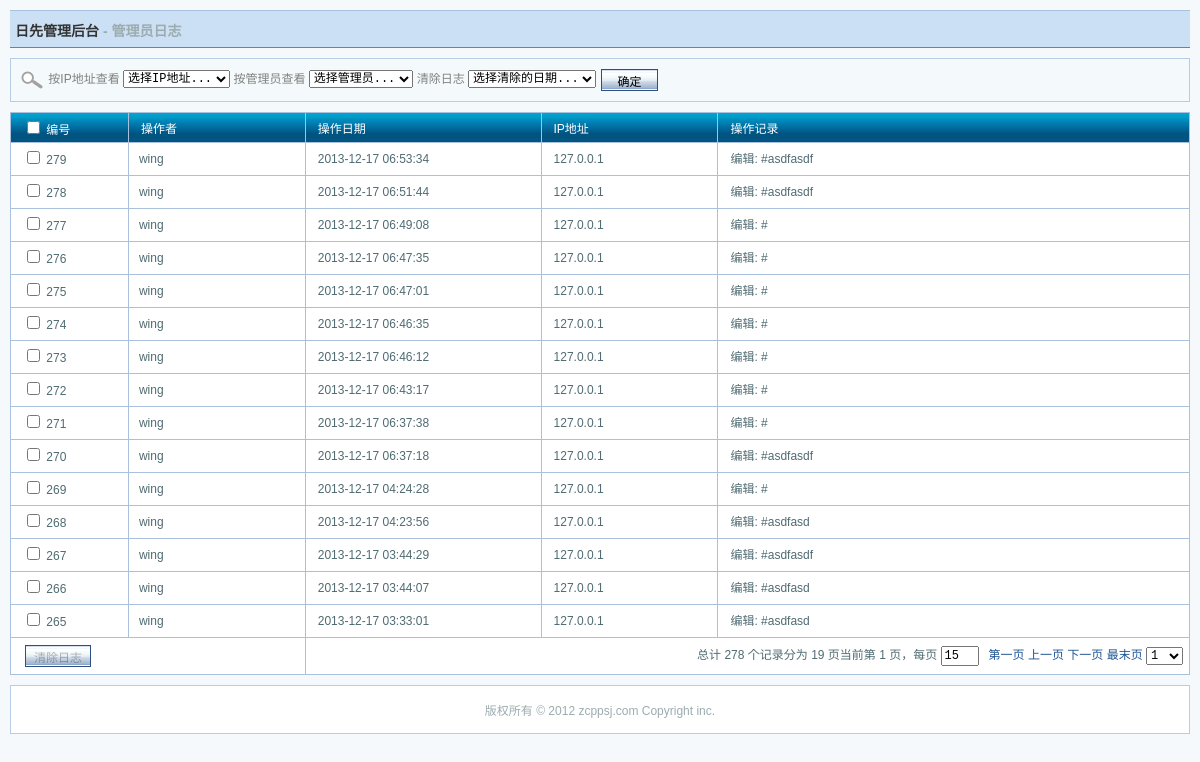
The app's page /admin/admin_logs.php (signed in) with its own data.
### tables this page shows
CREATE TABLE IF NOT EXISTS `sd_admin_log` (
  `log_id` int(10) unsigned NOT NULL AUTO_INCREMENT,
  `log_time` int(10) unsigned NOT NULL DEFAULT '0',
  `user_id` tinyint(3) unsigned NOT NULL DEFAULT '0',
  `log_info` varchar(255) NOT NULL DEFAULT '',
  `ip_address` varchar(15) NOT NULL DEFAULT '',
  PRIMARY KEY (`log_id`),
  KEY `log_time` (`log_time`),
  KEY `user_id` (`user_id`)
);

CREATE TABLE IF NOT EXISTS `sd_admin_user` (
  `user_id` smallint(5) NOT NULL AUTO_INCREMENT,
  `user_name` varchar(60) NOT NULL,
  `true_name` varchar(60) NOT NULL,
  `email` varchar(60) NOT NULL,
  `password` varchar(32) NOT NULL,
  `add_time` int(11) NOT NULL DEFAULT '0',
  `last_login` int(11) NOT NULL DEFAULT '0',
  `last_ip` varchar(15) NOT NULL,
  `role_id` smallint(6) DEFAULT NULL,
  `agency_id` smallint(5) unsigned NOT NULL,
  PRIMARY KEY (`user_id`),
  KEY `user_name` (`user_name`)
);

### includes/cls_mysql.php (called while the page is built, shortened)
<?php
class cls_mysql
{
	var $connid;
	function cls_mysql($dbhost,$dbuser,$dbpw,$dbname,$charset = 'utf8')
	{
		$dbhost = $dbhost;
		$dbuser = $dbuser;
		$dbpw   = $dbpw;
		$func   = 'mysql_connect' ;
		if(!$this->connid = @$func($dbhost, $dbuser, $dbpw))
		{
			$this->halt('Can not connect to MySQL server');
		}
		return $this->connid;
	}
	function query($sql , $type = '' , $expires = 3600, $dbname = '')
	{
		$func = $type == 'UNBUFFERED' ? 'mysql_unbuffered_query' : 'mysql_query';
		if(!($query = $func($sql , $this->connid)) && $type != 'SILENT')
		{
			$this->halt('MySQL Query Error', $sql);
		}
		return $query;
	}
	function selectLimit($sql, $num, $start = 0)
    {
        if ($start == 0)
        {
            $sql .= ' LIMIT ' . $num;
        }
        else
        {
            $sql .= ' LIMIT ' . $start . ', ' . $num;
        }
        return $this->query($sql);
    }
}
?>

### includes/smarty/plugins/modifier.escape.php (called while the page is built, shortened)
<?php
function smarty_modifier_escape($string, $esc_type = 'html', $char_set = 'ISO-8859-1')
{
    switch ($esc_type) {
        case 'html':
            return htmlspecialchars($string, ENT_QUOTES, $char_set);
    }
}
?>

### admin/templates/templates_c/%%38^380^38096AA3%%admin_logs.html.php (the view, shortened to what this page needs)
<?php if ($this->_tpl_vars['full_page']): ?>
<?php $_smarty_tpl_vars = $this->_tpl_vars;
$this->_tpl_vars = $_smarty_tpl_vars;
 ?>
<div class="form-div">
<table>
    <tr>
      <td width="50%">
      <form name="theForm" method="POST" action="admin_logs.php">
      <img src="images/icon_search.gif" width="26" height="22" border="0" alt="SEARCH" />
      按IP地址查看
      <select name="admin_ip" onchange="searchAdminIP(this.value)">
      <option value='0'>选择IP地址...</option>
      </select>
      按管理员查看
      <select name="admin_id" onchange="searchAdminID(this.value)">
      <option value='0'>选择管理员...</option>
      </select>
      </form>
      </td>
      <td>
      <form name="drop_form" action="admin_logs.php?act=batch_drop" method="POST">
      清除日志
      <select name="log_date">
        <option value='0'>选择清除的日期...</option>
      </select>
      <input name="drop_type_date" type="submit" value=" 确定 " class="button" />
      </form>
      </td>
    </tr>
</table>
</div>
<form method="POST" action="admin_logs.php?act=batch_drop" name="listForm">
<div class="list-div" id="listDiv">
<?php endif; ?>
  <table width="100%" border="0" cellpadding="0" cellspacing="0" class="table">
    <tr>
      <th><input onclick='listTable.selectAll(this, "checkboxes")' type="checkbox">
 编号</th>
      <th>操作者</th>
      <th>操作日期</th>
      <th>IP地址</th>
      <th>操作记录</th>
    </tr>
    <?php $_from = $this->_tpl_vars['log_list']; if (!is_array($_from) && !is_object($_from)) { settype($_from, 'array'); }if (count($_from)):
    foreach ($_from as $this->_tpl_vars['list']):
?>
    <tr>
      <td width="10%"><span><input name="checkboxes[]" type="checkbox" value="<?php echo $this->_tpl_vars['list']['log_id']; ?>
" /> <?php echo $this->_tpl_vars['list']['log_id']; ?>
</span></td>
      <td width="15%" class="first-cell"><span><?php echo ((is_array($_tmp=$this->_tpl_vars['list']['true_name'])) ? $this->_run_mod_handler('escape', true, $_tmp, 'html') : smarty_modifier_escape($_tmp, 'html')); ?>
</span></td>
      <td width="20%"><span><?php echo $this->_tpl_vars['list']['log_time']; ?>
</span></td>
      <td width="15%"><span><?php echo $this->_tpl_vars['list']['ip_address']; ?>
</span></td>
      <td width="40%"><span><?php echo $this->_tpl_vars['list']['log_info']; ?>
</span></td>
    </tr>
    <?php endforeach; else: ?>
    <tr><td class="no-records" colspan="5">暂无记录</td></tr>
    <?php endif; unset($_from); ?>
    <tr>
      <td colspan="2"><input name="drop_type_id" type="submit" id="btnSubmit" value="清除日志" disabled="true" class="button" /></td>
      <td align="right" nowrap="true" colspan="5"><?php $_smarty_tpl_vars = $this->_tpl_vars;
$this->_tpl_vars = $_smarty_tpl_vars;
 ?></td>
    </tr>
  </table>
<?php if ($this->_tpl_vars['full_page']): ?>
</div>
</form>
<?php endif; ?>

### admin/css/global.css (style rules this page uses)
body { margin: 0px; padding: 0px; background:#F6F9FB; font: 12px "sans-serif", "Arial", "Verdana"; }
p, td, div { font: 12px "sans-serif", "Arial", "Verdana"; }
th { font: 12px "sans-serif", "Arial", "Verdana"; }
form,h3 { margin: 0px; padding: 0px; }
input, textarea, select { font: 12px "courier new"; margin-bottom:2px }
input.button { padding: 2px 8px 0px; margin: 2px 2px; border: 1px solid #2D5082; background: url(../images/button_bg.gif) repeat-x; }

### admin/css/main.css (style rules this page uses)
body { padding: 10px; }
.table { margin:5px auto;border-left: 1px solid #AAC1DE; cursor:default;background-color:#FFF }
.table th { color: #FFF; border-right: 1px solid #AAC1DE; border-bottom: 1px solid #AAC1DE; border-top: 1px solid #AAC1DE; text-transform: uppercase; text-align: left; padding: 5px 6px 5px 12px; background: #CAE8EA; background: url(../images/thbg.jpg) top repeat-x; }
.table td { border-right: 1px solid #AAC1DE; border-bottom: 1px solid #AAC1DE; padding: 5px 6px 5px 12px; line-height:20px; color: #4f6b72; }
.table td.first-cell { padding-left: 10px }
.form-div { background: #F4FaFb; border: 1px solid #B7CDE5; padding: 5px; color: #808080; margin: 0 0 10px 0; }
.form-div select, .form-div input, .form-div img { vertical-align: middle; }

### records on screen
sd_admin_log: log_id "279", user.true_name "wing", _tpl_vars "2013-12-17 06:53:34", ip_address "127.0.0.1", log_info "编辑: #asdfasdf"
sd_admin_log: log_id "278", user.true_name "wing", _tpl_vars "2013-12-17 06:51:44", ip_address "127.0.0.1", log_info "编辑: #asdfasdf"
sd_admin_log: log_id "277", user.true_name "wing", _tpl_vars "2013-12-17 06:49:08", ip_address "127.0.0.1", log_info "编辑: #"
sd_admin_log: log_id "276", user.true_name "wing", _tpl_vars "2013-12-17 06:47:35", ip_address "127.0.0.1", log_info "编辑: #"
sd_admin_log: log_id "275", user.true_name "wing", _tpl_vars "2013-12-17 06:47:01", ip_address "127.0.0.1", log_info "编辑: #"
sd_admin_log: log_id "274", user.true_name "wing", _tpl_vars "2013-12-17 06:46:35", ip_address "127.0.0.1", log_info "编辑: #"
sd_admin_log: log_id "273", user.true_name "wing", _tpl_vars "2013-12-17 06:46:12", ip_address "127.0.0.1", log_info "编辑: #"
sd_admin_log: log_id "272", user.true_name "wing", _tpl_vars "2013-12-17 06:43:17", ip_address "127.0.0.1", log_info "编辑: #"
sd_admin_log: log_id "271", user.true_name "wing", _tpl_vars "2013-12-17 06:37:38", ip_address "127.0.0.1", log_info "编辑: #"
sd_admin_log: log_id "270", user.true_name "wing", _tpl_vars "2013-12-17 06:37:18", ip_address "127.0.0.1", log_info "编辑: #asdfasdf"
sd_admin_log: log_id "269", user.true_name "wing", _tpl_vars "2013-12-17 04:24:28", ip_address "127.0.0.1", log_info "编辑: #"
sd_admin_log: log_id "268", user.true_name "wing", _tpl_vars "2013-12-17 04:23:56", ip_address "127.0.0.1", log_info "编辑: #asdfasd"
sd_admin_log: log_id "267", user.true_name "wing", _tpl_vars "2013-12-17 03:44:29", ip_address "127.0.0.1", log_info "编辑: #asdfasdf"
sd_admin_log: log_id "266", user.true_name "wing", _tpl_vars "2013-12-17 03:44:07", ip_address "127.0.0.1", log_info "编辑: #asdfasd"
sd_admin_log: log_id "265", user.true_name "wing", _tpl_vars "2013-12-17 03:33:01", ip_address "127.0.0.1", log_info "编辑: #asdfasd"

### other values on screen
$this->_tpl_vars['ur_here'] "管理员日志"
$this->_tpl_vars['record_count'] "278"
$this->_tpl_vars['page_count'] "19"
$this->_tpl_vars['filter']['page'] "1"
form field value "1"
